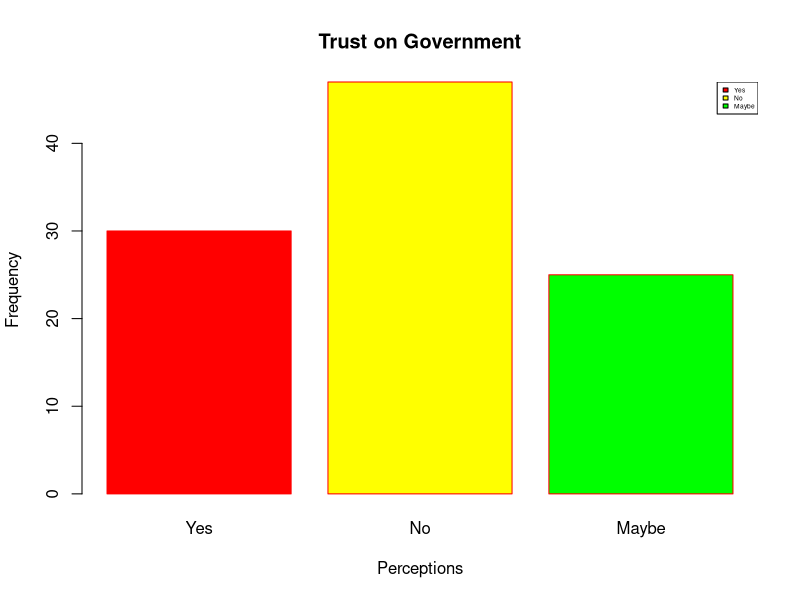

Source code (R):
h <- c(30,47,25)
m <- c("Yes", "No", "Maybe")

barplot(h, xlab = "Perceptions", ylab = "Frequency", main = "Trust on Government",
        names.arg = m, border = "red", col = c('red', 'yellow', 'green'))
legend("topright", m, cex = 0.4, fill = c('red', 'yellow', 'green'))